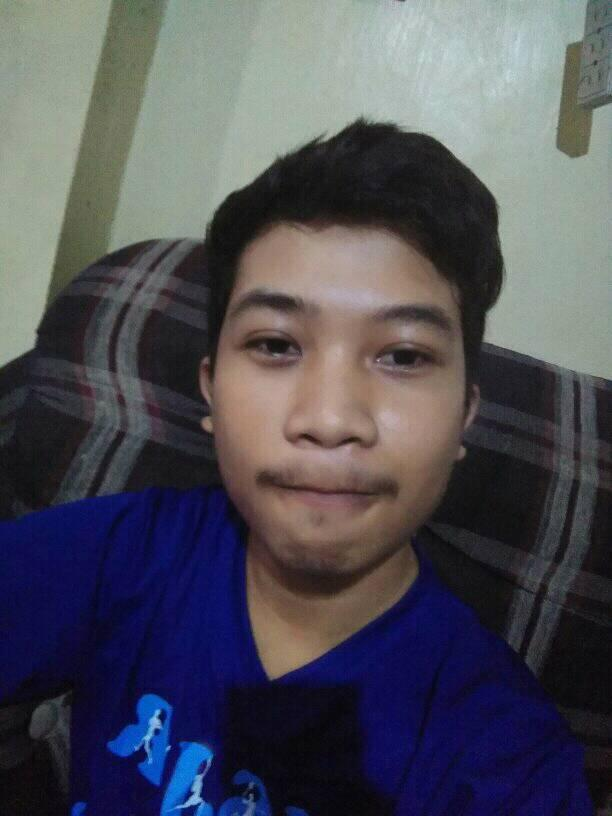
#> input picture profile.jpg, 612 x 816 px
$ jupyter execute activity1.ipynb
#> lines starting #> are read from the running program, lines starting #| are printed output that depends on the picture; after the words box and inside, x2 and y2 are one past the last pixel; in counts of white or black regions, pixels touching at a corner belong together
[cell 1]
import cv2

[cell 2]
import matplotlib.pyplot as plt

# Original Image

[cell 3]
# Open an Original Image
image = cv2.imread("profile.jpg")
#> image is the input picture: shape (816, 612, 3); mean B, G, R 88.5, 79.3, 79.7
print(image.shape)
#| (816, 612, 3)
# Rename the Window Name
window_name = "Original Image"

[cell 4]
# Get the ndarray of image
nd_array = cv2.cvtColor(image, cv2.COLOR_BGR2GRAY)
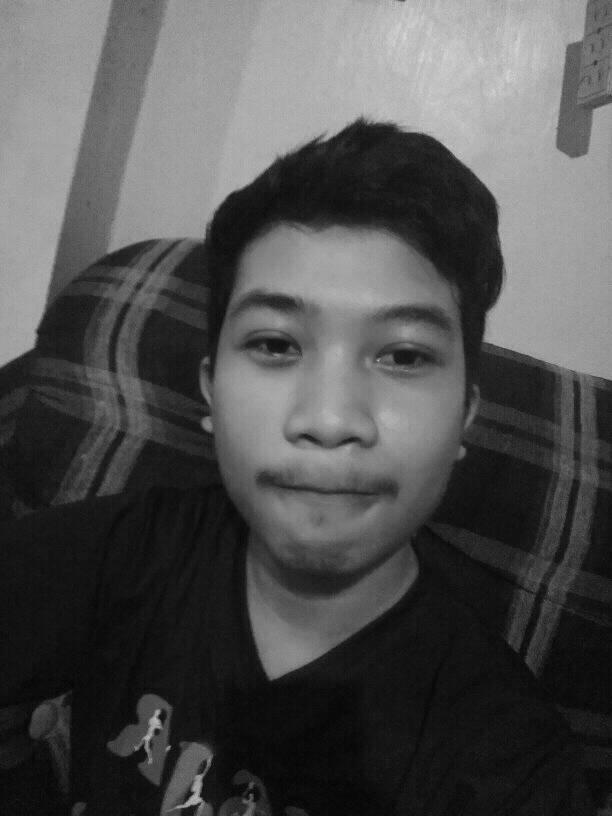
#> nd_array: shape (816, 612); min 3, max 214, mean 80.4
print(nd_array)
#> (printed output is left out)

[cell 5]
# Get the pixel of the image
px = image[50,50]
#> px = [145, 161, 150]
print(px)
#| [145 161 150]

[cell 6]
image[50:1000, 50:100,0] = 0
image[50:1000, 50:100,1] = 0
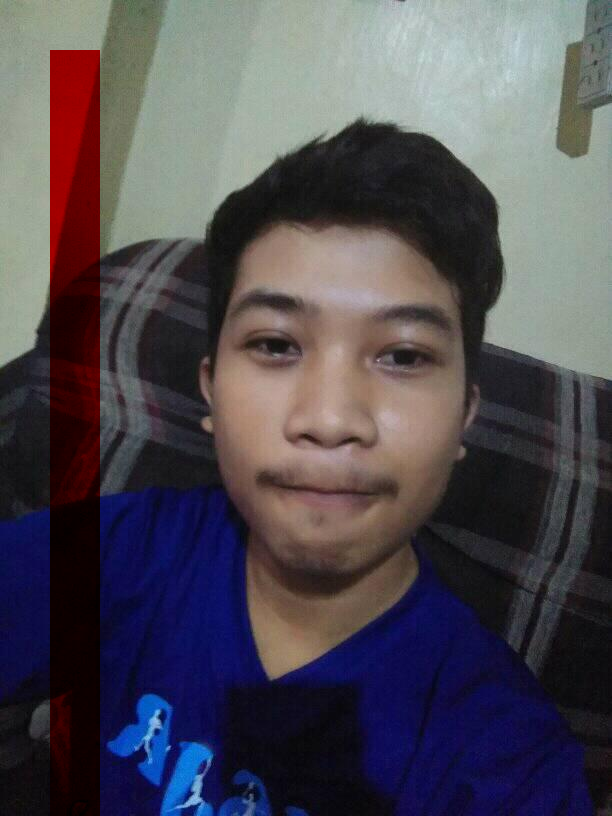
#> image: shape (816, 612, 3); mean B, G, R 83, 74.7, 79.7

[cell 7]
# Get the pixel of the image
px = image[50,50,0]
#> px = 0
print(px)
#| 0

[cell 8]
image.itemset((50,50,0), 100)
#> image: shape (816, 612, 3); under 0.01% of pixels changed, all inside (x1, y1, x2, y2) = (50, 50, 51, 51)

# IMREAD_COLOR Image

[cell 9]
# Open an IMREAD_COLOR Image
image1 = cv2.imread("profile.jpg",1)
print(image1.shape)
#| (816, 612, 3)
# Rename the Window Name
window_name1 = "IMREAD_COLOR Image"

[cell 10]
# Get the ndarray of image
nd_array = cv2.cvtColor(image1, cv2.COLOR_BGR2GRAY)
print(nd_array)
#> (printed output is left out)

# IMREAD_GRAYSCALE Image

[cell 11]
image2 = cv2.imread("profile.jpg",0)
#> image2: shape (816, 612); min 2, max 214, mean 80.4
print(image2.shape)
#| (816, 612)
# Rename the Window Name
window_name2 = "GRAYSCALE Image"

# IMREAD_UNCHANGED Image

[cell 12]
image3 = cv2.imread("profile.jpg",-1)
print(image3.shape)
#| (816, 612, 3)
# Rename the Window Name
window_name3 = "IMREAD_UNCHANGED Image"

# Display Images on Window

[cell 13]
cv2.imshow(window_name,image)
cv2.imshow(window_name1,image1)
cv2.imshow(window_name2,image2)
cv2.imshow(window_name3,image3)

[cell 14]
plt.imshow(image)

[cell 15]
plt.imshow(image1)

[cell 16]
plt.imshow(image2)

[cell 17]
plt.imshow(image3)

# Convert the image to grayscale

[cell 18]
grey_img = cv2.cvtColor(image, cv2.COLOR_BGR2GRAY)
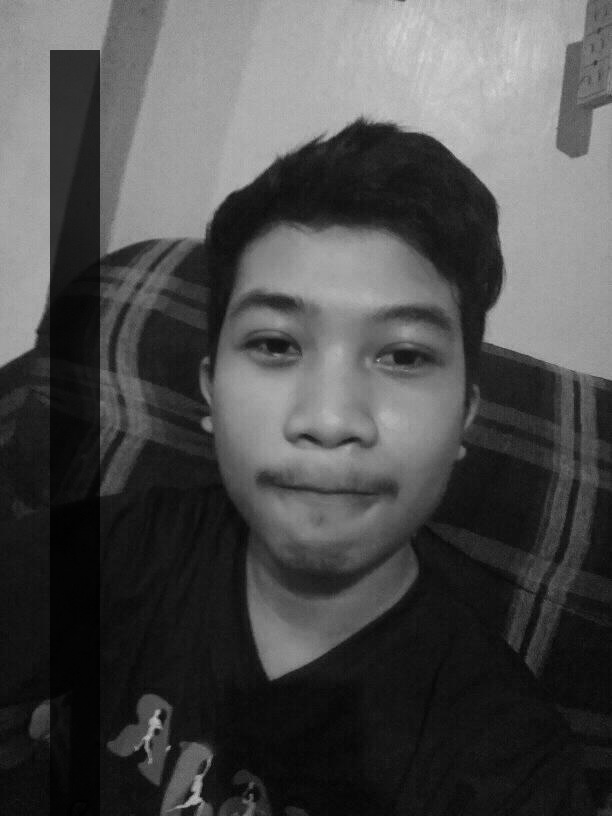
#> grey_img: shape (816, 612); min 0, max 214, mean 77.1
plt.imshow(grey_img)

[cell 19]
invert = cv2.bitwise_not(grey_img)
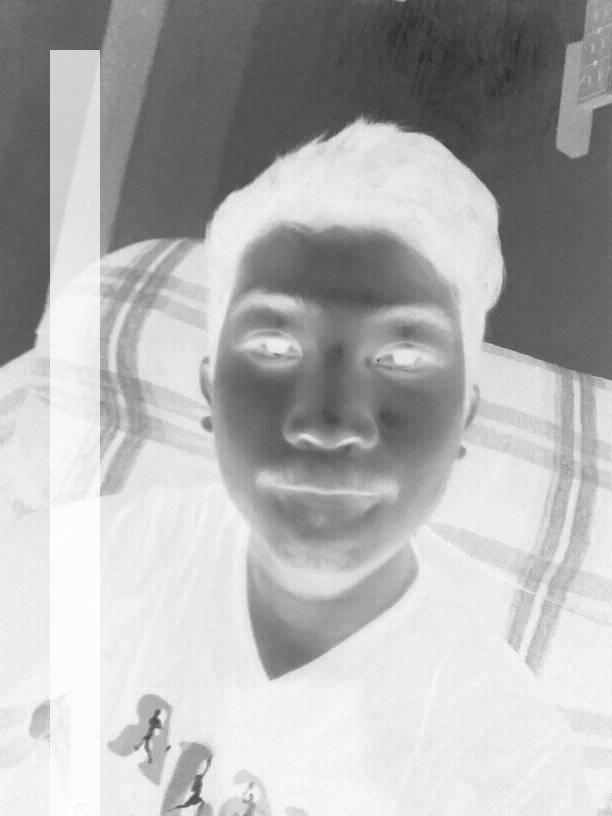
#> invert: shape (816, 612); min 41, max 255, mean 177.9
plt.imshow(invert)

# Convert Image to Black and White

[cell 20]
(thresh, blackAndWhiteImage) = cv2.threshold(grey_img, 127, 255, cv2.THRESH_BINARY)
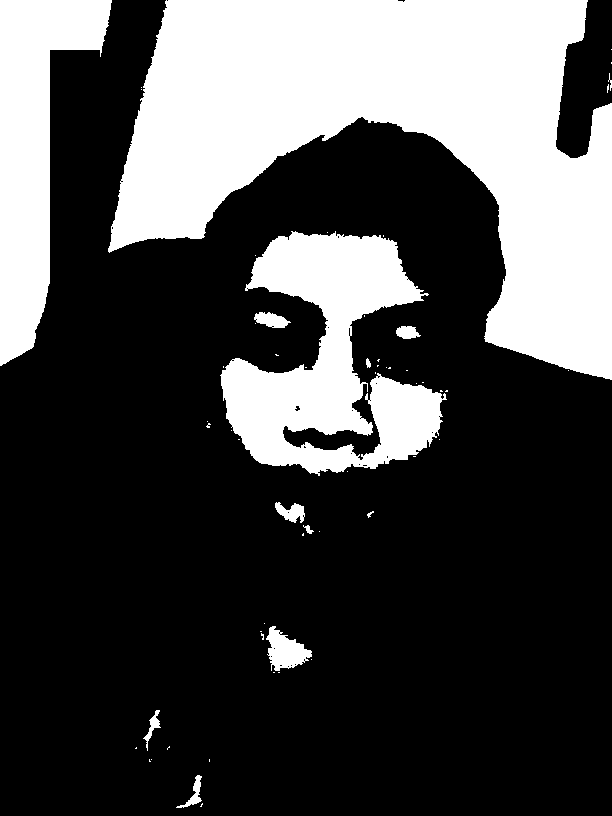
#> blackAndWhiteImage: shape (816, 612); 29.8% white; 58 white regions (45 under 20 px), largest, box (x1, y1, x2, y2) and area: (108, 0, 612, 380) 97477, (220, 231, 447, 476) 28399, (0, 0, 112, 366) 20025
plt.imshow(blackAndWhiteImage)

[cell 21]
(thresh, blackAndWhiteImage) = cv2.threshold(invert, 127, 255, cv2.THRESH_BINARY)
plt.imshow(blackAndWhiteImage)
cv2.imshow("Black and White", blackAndWhiteImage)

# closing all open windows

[cell 22]
# cv2.destroyAllWindows()

# Store all images

[cell 23]
cv2.imwrite("orig_output.jpg", image)
cv2.imwrite("gray_scale_output.jpg", image2)
cv2.imwrite("unchanged_output.jpg", image3)
cv2.imwrite("profile_grey.jpg", grey_img)
cv2.imwrite("profile_invert.jpg", invert)
cv2.imwrite("profile_black_and_white.jpg", blackAndWhiteImage)
#> Out = True

$ run again, with prof2.jpg copied over profile.jpg
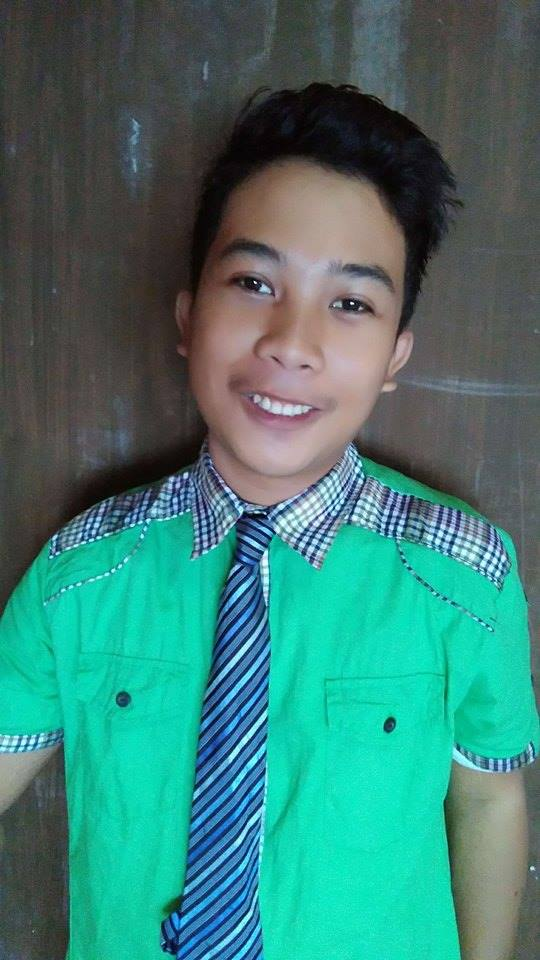
#> input picture prof2.jpg, 540 x 960 px
#> image is the input picture: shape (960, 540, 3); mean B, G, R 115.3, 124.8, 60.6
#| (960, 540, 3)
#> `nd_array = cv2.cvtColor(image, cv2.COLOR_BGR2GRAY)`:
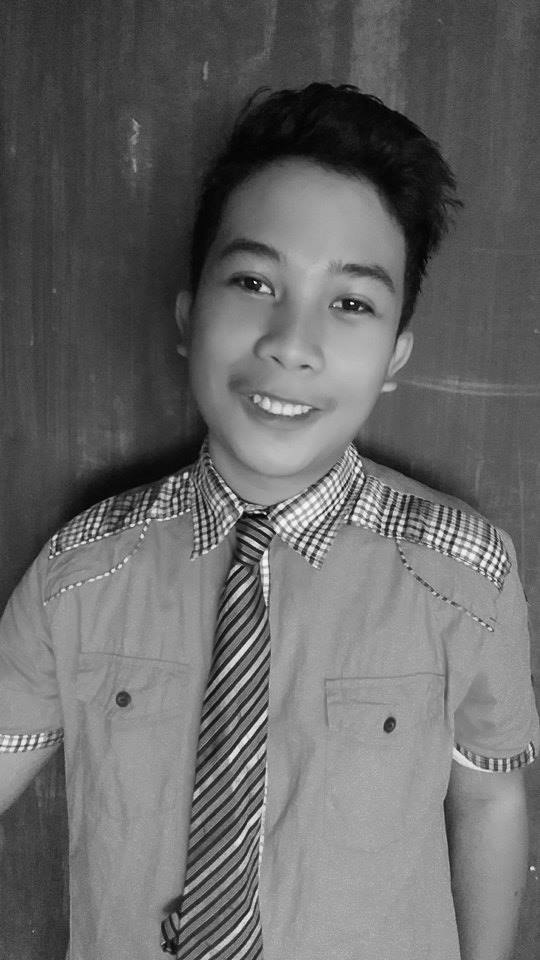
#> nd_array: shape (960, 540); min 0, max 255, mean 104.5
#> (printed output is left out)
#> `px = image[50,50]`: px = [52, 50, 50]
#| [52 50 50]
#> `px = image[50,50,0]`: px = 0
#| 0
#| (960, 540, 3)
#> (printed output is left out)
#| (960, 540)
#| (960, 540, 3)
#> `(thresh, blackAndWhiteImage) = cv2.threshold(grey_img, 127, 255, cv2.T..`:
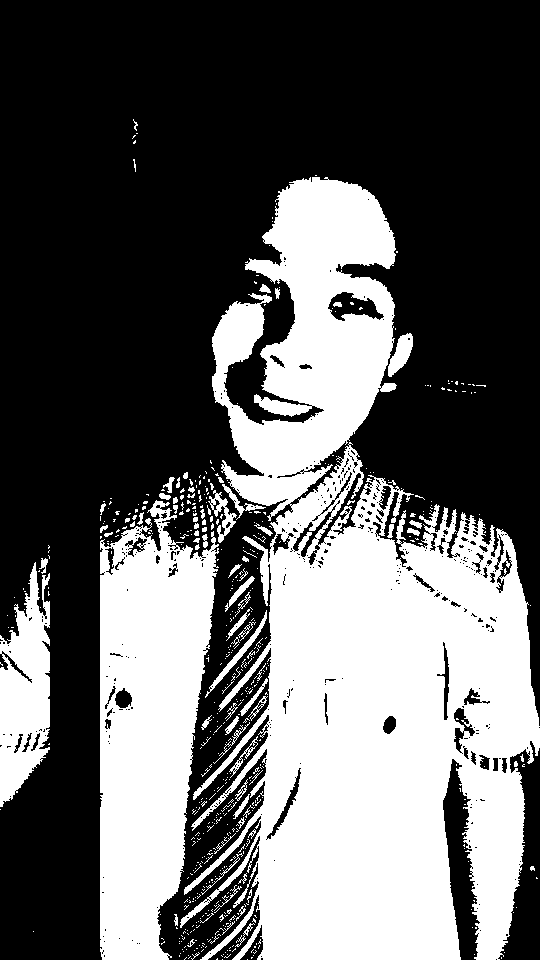
#> blackAndWhiteImage: shape (960, 540); 38.6% white; 573 white regions (499 under 20 px), largest, box (x1, y1, x2, y2) and area: (180, 177, 540, 960) 146979, (100, 500, 219, 960) 38151, (0, 562, 50, 807) 7977
#> Out = True
